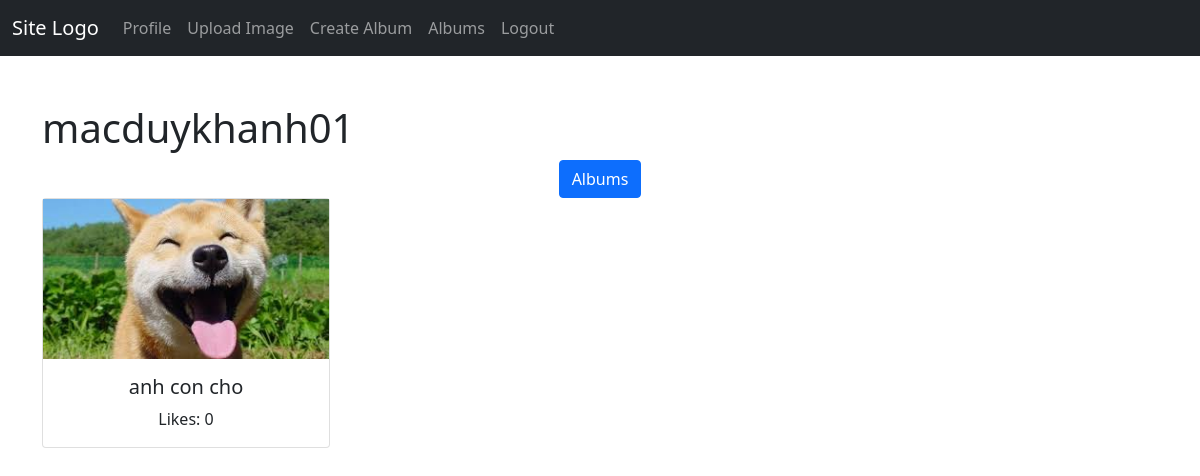
/users/macduykhanh01/ (signed in), run on the app's committed database.
### user/models.py (models this page shows, shortened)
class User(AbstractUser):
    slug = models.SlugField()
    class Meta:
        indexes = [
            models.Index(fields=["username"], name="username_idx"),
            models.Index(fields=["email"], name="email_idx"),
        ]

### photos/models.py (models this page shows, shortened)
class Image(models.Model):
    class Status(models.TextChoices):
        PUBLIC = "public", "Public"
        PRIVATE = "private", "Private"
    name = models.CharField(max_length=150, unique=True)
    image = models.ImageField(upload_to="images/")
    status = models.CharField(
        max_length=7, choices=Status.choices, default=Status.PUBLIC
    )
    upload_date = models.DateTimeField(auto_now_add=True)
    user = models.ForeignKey(User, on_delete=models.CASCADE, related_name="photos")
    class Meta:
        indexes = [
            models.Index(fields=["name"], name="name_idx"),
            models.Index(fields=["user"], name="user_idx"),
        ]
        ordering = ["-upload_date"]

### user/views.py (the view)
# urls.py: path("users/<slug:slug>/", views.ProfileView.as_view(), name="profile"),
class ProfileView(DetailView):
    model = User
    template_name = "user/profile.html"
    context_object_name = "profile_user"
    def get_context_data(self, **kwargs):
        context = super().get_context_data(**kwargs)
        context["public_images"] = Image.objects.filter(user=self.get_object()).filter(
            status=Image.Status.PUBLIC
        )
        return context

### user/templates/user/profile.html (shortened to what this page needs)
{% extends 'base.html' %}
{% block content %}
    <h1>
        {{ profile_user.username }}
    </h1>
    <ul class="nav justify-content-center">
        <li class="nav-item">
            <a href="{% url 'album:albums' profile_user.slug %}" class="btn btn-primary">
                Albums
            </a>
        </li>
    </ul>
    {% if request.user.username == profile_user.username %}
    {% comment "" %}
    If the user is viewing their own profile show all images.
    {% endcomment %}
        {% for image in profile_user.photos.all %}
            <div class="card mb-4 text-center" style="width: 18rem;">
                <img src="{{ image.image.url }}" alt="{{ image.name }}" class="img-card-top">
                <div class="card-body">
                    <a href="{{ image.get_absolute_url }}" class="card-link">
                        {{ image.name }}
                    </a>
                    <p class="card-text">
                        Likes: {{ image.likes.count }}
                    </p>
                </div>
            </div>
        {% endfor %}
    {% else %}
        {% for image in public_images %}
            <div class="card mb-4 text-center" style="width:18rem;">
                <img src="{{ image.image.url }}" alt="{{ image.name }}" class="img-card-top">
                <div class="card-body">
                    <h5 class="card-title">
                        {{ image.name }}
                    </h5>
                    <p class="card-text">
                        Likes: {{ image.likes.count }}
                    </p>
                </div>
            </div>
        {% endfor %}
    {% endif %}
{% endblock content %}

### data on the page
User: username "macduykhanh01"
Image: image (picture), name "anh con cho", likes.count "0"
